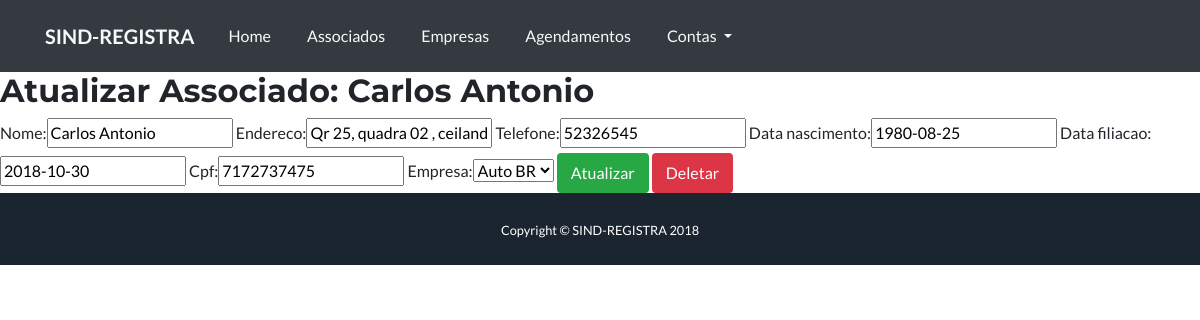
The app's page /associado-update/4/, older data.
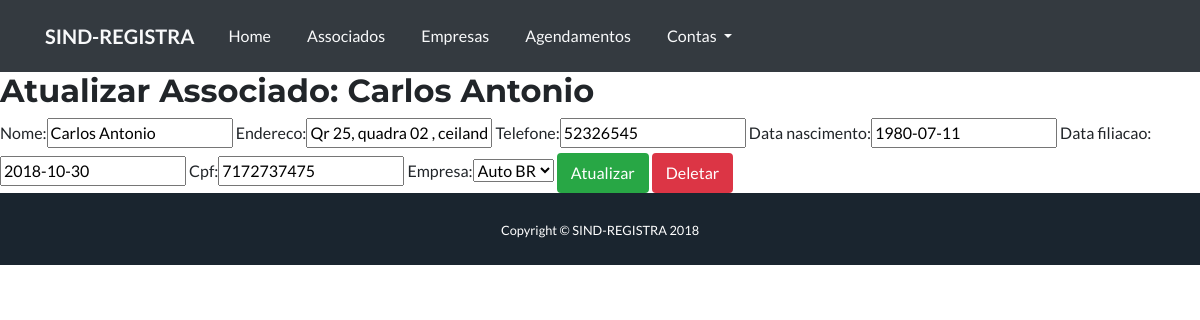
The same page, newer data.
### core/models.py (models this page shows)
class Associado(models.Model):
    nome = models.CharField(max_length=100)
    endereco = models.CharField(max_length=100)
    telefone = models.CharField(max_length=12)
    data_nascimento = models.DateField()
    data_filiacao = models.DateField()
    cpf = models.CharField(max_length=15)
    empresa = models.ForeignKey(Empresa, on_delete=models.CASCADE)
    def __str__(self):
        return self.nome

class Empresa(models.Model):
    nome = models.CharField(max_length=100)
    endereco= models.CharField(max_length=100)
    telefone = models.CharField(max_length=12)
    cnpj = models.CharField(max_length=15)
    email = models.CharField(max_length=30)
    def __str__(self):
        return self.nome

### core/views.py (the view)
# urls.py: re_path('associado-update/(?P<id>\d+)/$', associado_update, name = 'core_associado_update'),
def associado_update(request, id):
    data = {}
    associado = Associado.objects.get(id=id)
    form = AssociadoForm(request.POST or None, instance=associado)
    data['associado'] = associado
    data['form'] = form
    if request.method == 'POST':
        if form.is_valid():
            form.save()
            messages.warning(request,"Associado Editado com sucesso")
            return redirect('core_lista_associados')
    else:
        return render(request, 'core/update_associado.html', data)

### core/forms.py
class AssociadoForm(ModelForm):
  class Meta:
    model = Associado
    fields = "__all__"

### core/templates/core/update_associado.html (shortened to what this page needs)
{% extends 'base.html' %}
{% load bootstrap %}
{% block conteudo %}
<div class="row">
        <div class="col">
<html lang="pt-br">
<head>
        <h2>Atualizar Associado: {{ associado }}</h2>
</head>
<body>
        <form action="{% url 'core_associado_update' associado.id %}" method="POST">
        {{ form|bootstrap }}
        <button type="submit" class="btn btn-success">Atualizar</button>
        <a href="{% url 'core_associado_delete' associado.id %}" class="btn btn-danger">Deletar</a>
        </form>
</body>
     </div>
</div>
</html>
{% endblock conteudo %}

Row changes from the older to the newer data that the page shows:
changed Associado "Carlos Antonio": data_nascimento "1980-08-25" → "1980-07-11"
